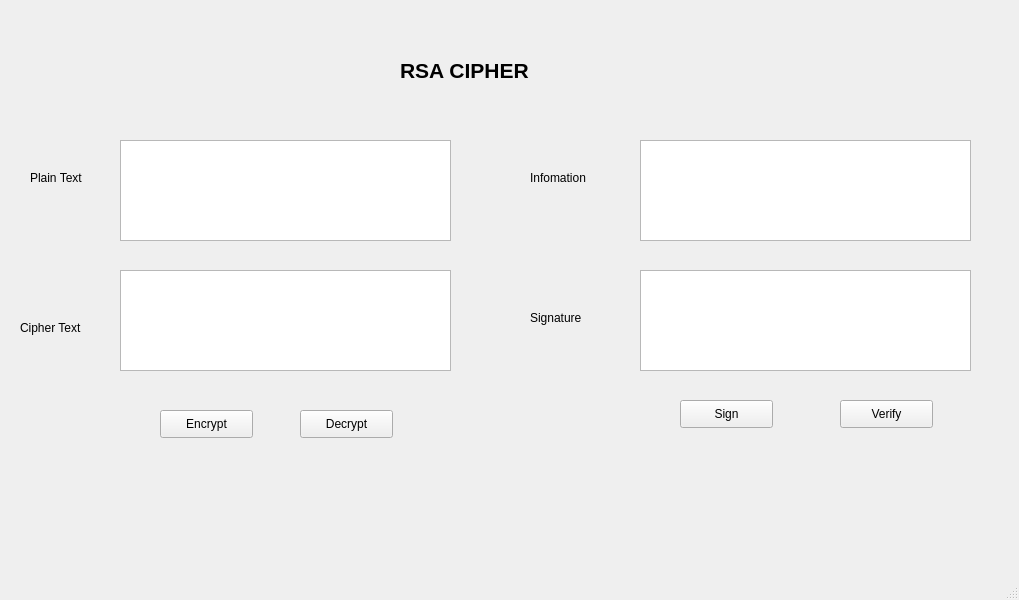
<?xml version="1.0" encoding="UTF-8"?>
<ui version="4.0">
 <class>MainWindow</class>
 <widget class="QMainWindow" name="MainWindow">
  <property name="geometry">
   <rect>
    <x>0</x>
    <y>0</y>
    <width>1019</width>
    <height>600</height>
   </rect>
  </property>
  <property name="windowTitle">
   <string>MainWindow</string>
  </property>
  <widget class="QWidget" name="centralwidget">
   <widget class="QLabel" name="label">
    <property name="geometry">
     <rect>
      <x>400</x>
      <y>50</y>
      <width>191</width>
      <height>41</height>
     </rect>
    </property>
    <property name="font">
     <font>
      <pointsize>16</pointsize>
      <weight>75</weight>
      <bold>true</bold>
     </font>
    </property>
    <property name="text">
     <string>RSA CIPHER</string>
    </property>
   </widget>
   <widget class="QTextBrowser" name="btn_cipher">
    <property name="geometry">
     <rect>
      <x>120</x>
      <y>270</y>
      <width>331</width>
      <height>101</height>
     </rect>
    </property>
   </widget>
   <widget class="QTextBrowser" name="btn_info">
    <property name="geometry">
     <rect>
      <x>640</x>
      <y>140</y>
      <width>331</width>
      <height>101</height>
     </rect>
    </property>
   </widget>
   <widget class="QTextBrowser" name="btn_sign">
    <property name="geometry">
     <rect>
      <x>640</x>
      <y>270</y>
      <width>331</width>
      <height>101</height>
     </rect>
    </property>
   </widget>
   <widget class="QTextBrowser" name="btn_plain">
    <property name="geometry">
     <rect>
      <x>120</x>
      <y>140</y>
      <width>331</width>
      <height>101</height>
     </rect>
    </property>
   </widget>
   <widget class="QLabel" name="label_2">
    <property name="geometry">
     <rect>
      <x>30</x>
      <y>170</y>
      <width>55</width>
      <height>16</height>
     </rect>
    </property>
    <property name="text">
     <string>Plain Text</string>
    </property>
   </widget>
   <widget class="QLabel" name="label_3">
    <property name="geometry">
     <rect>
      <x>20</x>
      <y>320</y>
      <width>91</width>
      <height>16</height>
     </rect>
    </property>
    <property name="text">
     <string>Cipher Text</string>
    </property>
   </widget>
   <widget class="QLabel" name="label_4">
    <property name="geometry">
     <rect>
      <x>530</x>
      <y>170</y>
      <width>101</width>
      <height>16</height>
     </rect>
    </property>
    <property name="text">
     <string>Infomation</string>
    </property>
   </widget>
   <widget class="QLabel" name="label_5">
    <property name="geometry">
     <rect>
      <x>530</x>
      <y>310</y>
      <width>91</width>
      <height>16</height>
     </rect>
    </property>
    <property name="text">
     <string>Signature</string>
    </property>
   </widget>
   <widget class="QPushButton" name="en_click">
    <property name="geometry">
     <rect>
      <x>160</x>
      <y>410</y>
      <width>93</width>
      <height>28</height>
     </rect>
    </property>
    <property name="text">
     <string>Encrypt</string>
    </property>
   </widget>
   <widget class="QPushButton" name="de_click">
    <property name="geometry">
     <rect>
      <x>300</x>
      <y>410</y>
      <width>93</width>
      <height>28</height>
     </rect>
    </property>
    <property name="text">
     <string>Decrypt</string>
    </property>
   </widget>
   <widget class="QPushButton" name="sign_click">
    <property name="geometry">
     <rect>
      <x>680</x>
      <y>400</y>
      <width>93</width>
      <height>28</height>
     </rect>
    </property>
    <property name="text">
     <string>Sign</string>
    </property>
   </widget>
   <widget class="QPushButton" name="verify_click">
    <property name="geometry">
     <rect>
      <x>840</x>
      <y>400</y>
      <width>93</width>
      <height>28</height>
     </rect>
    </property>
    <property name="text">
     <string>Verify</string>
    </property>
   </widget>
  </widget>
  <widget class="QMenuBar" name="menubar">
   <property name="geometry">
    <rect>
     <x>0</x>
     <y>0</y>
     <width>1019</width>
     <height>26</height>
    </rect>
   </property>
  </widget>
  <widget class="QStatusBar" name="statusbar"/>
 </widget>
 <resources/>
 <connections/>
</ui>
